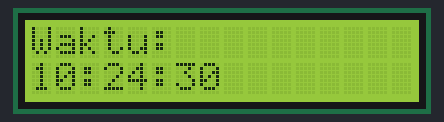
The sketch below on a simulated ESP8266 (NodeMCU). On the bench: 16×2 character LCD. The local clock reads 2024-03-15 10:24:30 at power-on unless the sketch sets it; what the sketch prints to the serial monitor is not drawn.

Above: at 0.1 s.
At 4.2 s:
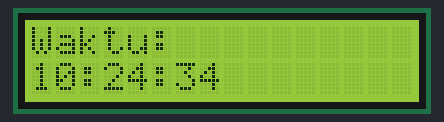
At 9.3 s:
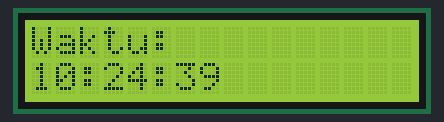
At 19.4 s:
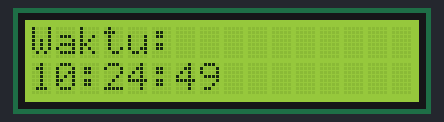
At 28.6 s:
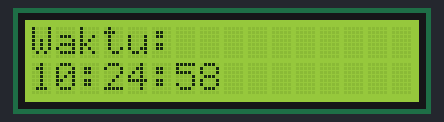
At 38.7 s:
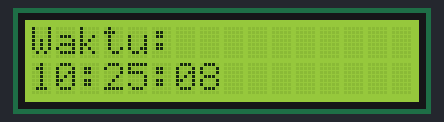

Measured:
- what the display in image 1 shows lasts 1.1 s, from 4.1 s to 5.2 s

The sketch:

rtc_lcd16x_i2c_esp8266.ino
```cpp
/*
🔹 2. Wiring ESP8266 ke RTC DS1307 & LCD I2C
Komponen	ESP8266 (NodeMCU/Wemos D1 Mini)	Pin Modul
RTC DS1307
VCC	3.3V / Vin	VCC
GND	GND	GND
SDA	GPIO4 (D2)	SDA
SCL	GPIO5 (D1)	SCL
LCD I2C
VCC	3.3V / Vin	VCC
GND	GND	GND
SDA	GPIO4 (D2)	SDA
SCL	GPIO5 (D1)	SCL
📌 Jika LCD hanya mendukung 5V, gunakan Level Shifter atau cek apakah bekerja di 3.3V.

salam hangat dari comunity PusatTerbuka dan Author
*/
#include <Wire.h>
#include <RTClib.h>
#include <LiquidCrystal_PCF8574.h>

// Atur alamat I2C
RTC_DS1307 rtc;
LiquidCrystal_PCF8574 lcd(0x26);  // Sesuaikan dengan alamat LCD

void setup() {
    Serial.begin(115200);
    Wire.begin(4, 5);  // SDA = GPIO4 (D2), SCL = GPIO5 (D1)

    // Inisialisasi LCD
    lcd.begin(16, 2);
    lcd.setBacklight(255);

    // Cek RTC
    if (!rtc.begin()) {
        Serial.println("RTC tidak ditemukan!");
        lcd.setCursor(0, 0);
        lcd.print("RTC ERROR!");
        while (1);
    }

    if (!rtc.isrunning()) {
        Serial.println("RTC tidak berjalan, mengatur waktu...");
        rtc.adjust(DateTime(F(__DATE__), F(__TIME__)));  // Set waktu sesuai waktu komputer saat upload
    }
}

void loop() {
    DateTime now = rtc.now();

    // Format waktu
    char buffer[20];
    sprintf(buffer, "%02d:%02d:%02d", now.hour(), now.minute(), now.second());

    // Tampilkan di LCD
    lcd.setCursor(0, 0);
    lcd.print("Waktu:");
    lcd.setCursor(0, 1);
    lcd.print(buffer);

    // Tampilkan di Serial Monitor
    Serial.print("Waktu: ");
    Serial.println(buffer);

    delay(1000);
}
```
